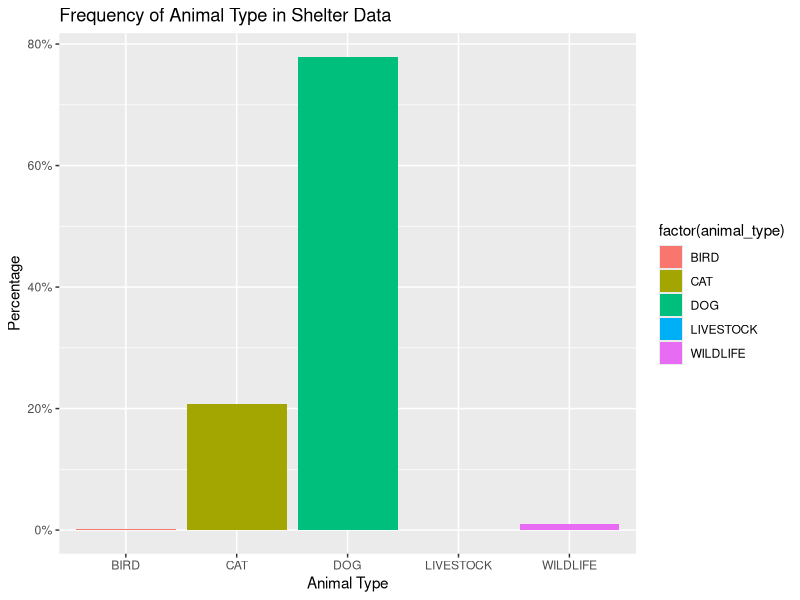
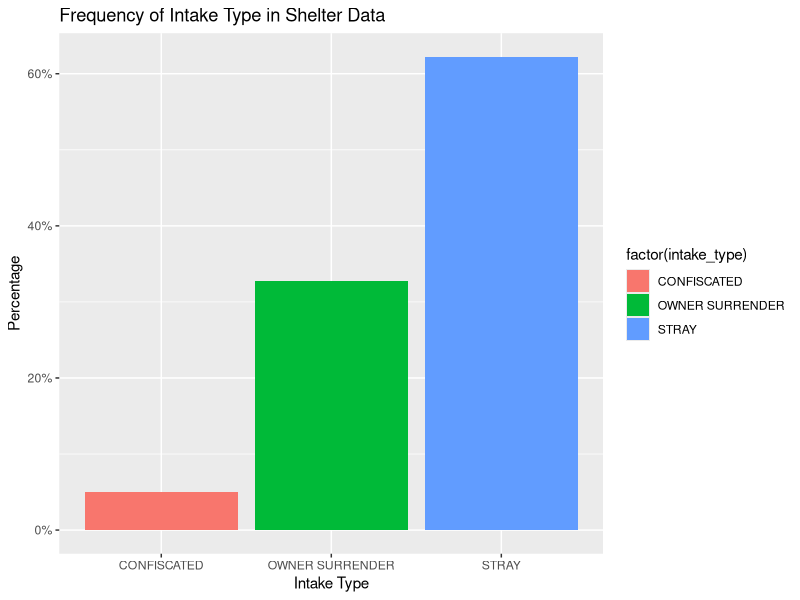
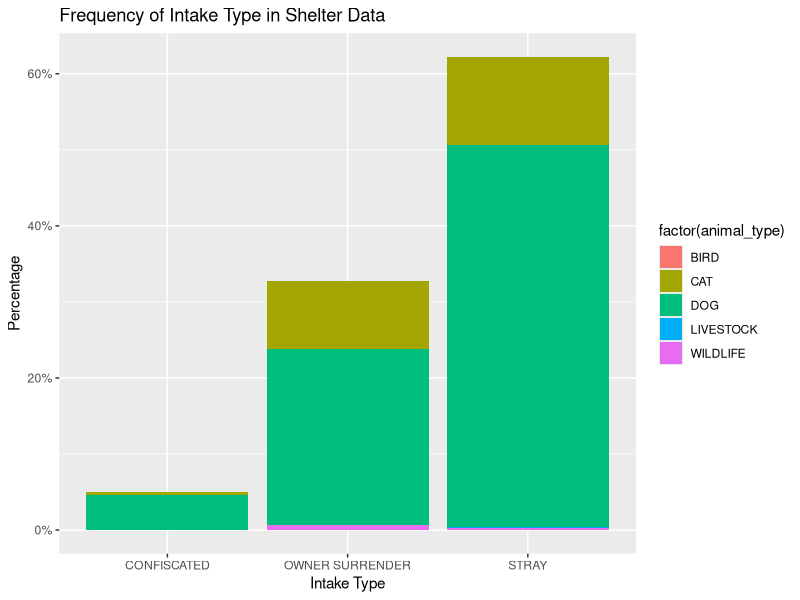

Write the R code that produced these figures, in order. (Note: this script raises an error after producing the figures.)
## ---- chunk 1
knitr::opts_chunk$set(echo = TRUE)
library(readr)
library(ggplot2)
library(tidyr)
library(dplyr)
library(kableExtra)
library(scales)
library(skimr)
library(magrittr)
animals = read_csv("dataset11.csv")
## ---- chunk 2

animals %>% 
  group_by(animal_type) %>% 
  summarize(counts=n()) %>% 
  mutate(proportion=percent(counts/sum(counts))) %>% 
  kable()

ggplot(animals, mapping=aes(x=animal_type, fill=factor(animal_type))) +  
  geom_bar(aes(y = (..count..)/sum(..count..))) +
  scale_y_continuous(labels=percent)+
  labs(title="Frequency of Animal Type in Shelter Data",
       x="Animal Type", y="Percentage")
  
## ---- chunk 3

# animals$date = as.yearmon(paste(animals$year, animals$month), "%Y %m")

animals %>% 
  group_by(intake_type) %>% 
  summarize(counts=n()) %>% 
  mutate(proportion=percent(counts/sum(counts))) %>% 
  kable()

ggplot(animals, mapping=aes(x=intake_type, fill=factor(intake_type))) +  
  geom_bar(aes(y = (..count..)/sum(..count..))) +
  scale_y_continuous(labels=percent)+
  labs(title="Frequency of Intake Type in Shelter Data",
       x="Intake Type", y="Percentage")

ggplot(animals, mapping=aes(x=intake_type, fill=factor(animal_type))) +  
  geom_bar(aes(y = (..count..)/sum(..count..))) +
  scale_y_continuous(labels=percent)+
  labs(title="Frequency of Intake Type in Shelter Data",
       x="Intake Type", y="Percentage")
## ---- chunk 4

# adding a date column
View(animals)
animals %>% 
  group_by(date) %>% 
  summarize(Animals_arriving=n()) %>% 
  ggplot(mapping = aes(x=date, y=Animals_arriving))+
  geom_line(col="blue")+
  labs(title="Animals Arrival Timeseries", x="Date", y="Animal Arrival")

## ---- chunk 5

animals %>% 
  select(time_at_shelter) %>% 
  skim() %>% 
  kable

animals %>% 
  select(time_at_shelter) %>% 
  ggplot(mapping=aes(x=time_at_shelter))+
  geom_histogram(col="white", binwidth = 3)

## ---- chunk 6

animals %>% 
  group_by(outcome_type) %>% 
  ggplot(mapping=aes(y=time_at_shelter, color=factor(outcome_type)))+
  geom_boxplot()

animals %>% 
  group_by(outcome_type) %>% 
  summarize(mean.time.at.shelter = round(mean(time_at_shelter),0),
            median.time.at.shelter = round(median(time_at_shelter),2),
            max.time.at.shelter=round(max(time_at_shelter),2)) %>% 
  kable()
